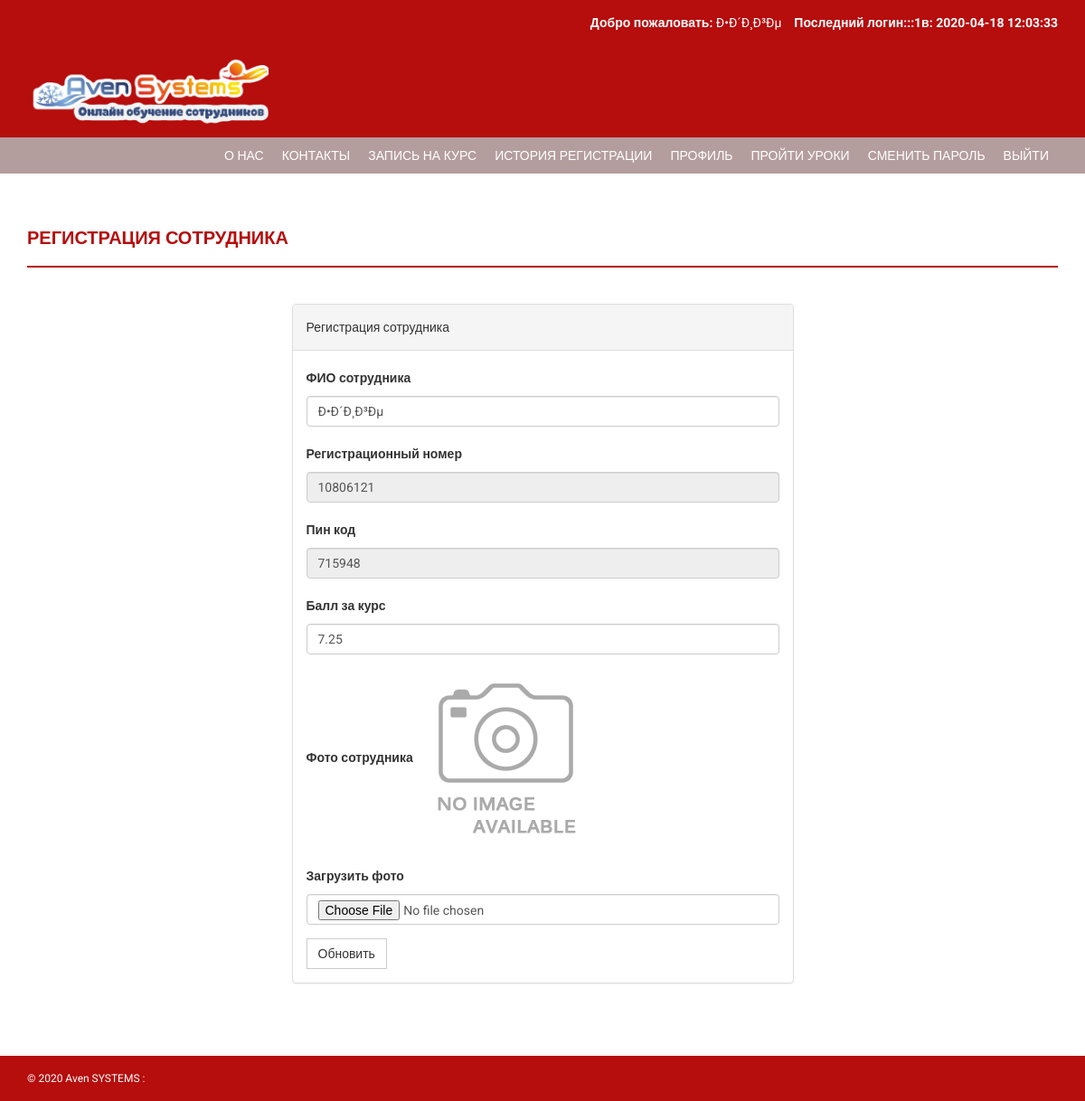
The app's page /onlinecourse/my-profile.php (signed in) with its own data.
### tables this page shows
CREATE TABLE `students` (
  `StudentRegno` varchar(255) NOT NULL,
  `studentPhoto` varchar(255) DEFAULT NULL,
  `password` varchar(255) DEFAULT NULL,
  `studentName` varchar(255) DEFAULT NULL,
  `pincode` varchar(255) DEFAULT NULL,
  `session` varchar(255) DEFAULT NULL,
  `department` varchar(255) DEFAULT NULL,
  `semester` varchar(255) DEFAULT NULL,
  `cgpa` decimal(10,2) DEFAULT NULL,
  `creationdate` timestamp NULL DEFAULT CURRENT_TIMESTAMP,
  `updationDate` varchar(255) DEFAULT NULL
);

### onlinecourse/my-profile.php (the view, shortened to what this page needs)
<?php
include('includes/config.php');
if(strlen($_SESSION['login'])==0)
    {
header('location:index.php');
}
else{
?>
<!DOCTYPE html>
<html xmlns="http://www.w3.org/1999/xhtml">
<head>
    <link href="assets/css/bootstrap.css" rel="stylesheet" />
    <link href="assets/css/font-awesome.css" rel="stylesheet" />
    <link href="assets/css/style.css" rel="stylesheet" />
</head>
<body>
<?php include('includes/header.php');?>
<?php if($_SESSION['login']!="")
{
 include('includes/menubar.php');
}
 ?>
    <div class="content-wrapper">
        <div class="container">
              <div class="row">
                    <div class="col-md-12">
                        <h1 class="page-head-line">Регистрация сотрудника </h1>
                    </div>
                </div>
                <div class="row" >
                  <div class="col-md-3"></div>
                    <div class="col-md-6">
                        <div class="panel panel-default">
                        <div class="panel-heading">
                          Регистрация сотрудника
                        </div>
<?php $sql=mysqli_query($con,"select * from students where StudentRegno='".$_SESSION['login']."'");
while($row=mysqli_fetch_array($sql))
{ ?>
                        <div class="panel-body">
                       <form name="dept" method="post" enctype="multipart/form-data">
   <div class="form-group">
    <label for="studentname">ФИО сотрудника  </label>
    <input type="text" class="form-control" id="studentname" name="studentname" value="<?php echo htmlentities($row['studentName']);?>"  />
  </div>
 <div class="form-group">
    <label for="studentregno">Регистрационный номер   </label>
    <input type="text" class="form-control" id="studentregno" name="studentregno" value="<?php echo htmlentities($row['StudentRegno']);?>"  placeholder="Student Reg no" readonly />
  </div>
<div class="form-group">
    <label for="Pincode">Пин код  </label>
    <input type="text" class="form-control" id="Pincode" name="Pincode" readonly value="<?php echo htmlentities($row['pincode']);?>" required />
  </div>
<div class="form-group">
    <label for="CGPA">Балл за курс  </label>
    <input type="text" class="form-control" id="cgpa" name="cgpa"  value="<?php echo htmlentities($row['cgpa']);?>" required />
  </div>
<div class="form-group">
    <label for="Pincode">Фото сотрудника  </label>
   <?php if($row['studentPhoto']==""){ ?>
   <img src="studentphoto/noimage.png" width="200" height="200"><?php } else {?>
   <img src="studentphoto/<?php echo htmlentities($row['studentPhoto']);?>" width="200" height="200">
   <?php } ?>
  </div>
<div class="form-group">
    <label for="Pincode">Загрузить фото  </label>
    <input type="file" class="form-control" id="photo" name="photo"  value="<?php echo htmlentities($row['studentPhoto']);?>" />
  </div>
  <?php } ?>
 <button type="submit" name="submit" id="submit" class="btn btn-default">Обновить</button>
</form>
                            </div>
                            </div>
                    </div>
                </div>
            </div>
        </div>
  <?php include('includes/footer.php');?>
</body>
</html>
<?php } ?>

### onlinecourse/includes/header.php (shortened to what this page needs)
<?php
include("includes/config.php");
?>
<?php if($_SESSION['login']!="")
{?>
<header>
        <div class="container">
            <div class="row">
                <div class="col-md-12">
                    <strong>Добро пожаловать: </strong><?php echo htmlentities($_SESSION['sname']);?>
                    <strong>Последний логин:<?php
        $ret=mysqli_query($con,"SELECT  * from userlog where studentRegno='".$_SESSION['login']."' order by id desc limit 1,1");
                    $row=mysqli_fetch_array($ret);
                    echo $row['userip']; ?>в: <?php echo $row['loginTime'];?></strong>
                </div>
            </div>
        </div>
    </header>
    <?php } ?>
    <div class="navbar navbar-inverse set-radius-zero">
        <div class="container">
            <div class="navbar-header">
			<img src="assets/img/logo.png" height="100">
            </div>
            </div>
        </div>

### onlinecourse/assets/css/style.css (style rules this page uses)
body { font-family: 'Roboto', sans-serif; line-height: 30px; }
.set-radius-zero { border-radius: 0px; -moz-border-radius: 0px; -webkit-border-radius: 0px; }
.content-wrapper { margin-top: 40px; min-height: 600px; padding-bottom: 60px; }
.page-head-line { font-weight: 900; padding-bottom: 20px; border-bottom: 2px solid #b60d0d; text-transform: uppercase; color: #b60d0d; font-size: 20px; margin-bottom: 40px; }
.btn { border-radius: 0px; -webkit-border-radius: 0px; -moz-border-radius: 0px; }
header { background-color: #b60d0d; color: #fff; padding: 10px; text-align: right; }
.navbar-inverse { background-color: #b60d0d; border-color: transparent; }
.navbar { margin-bottom: 0px; }

### records on screen
students: studentname "Ð•Ð´Ð¸Ð³Ðµ", studentregno "10806121", Pincode "715948", cgpa "7.25"

### other values on screen
$_SESSION['sname'] "Ð•Ð´Ð¸Ð³Ðµ"
$row['userip'] "::1"
$row['loginTime'] "2020-04-18 12:03:33"
